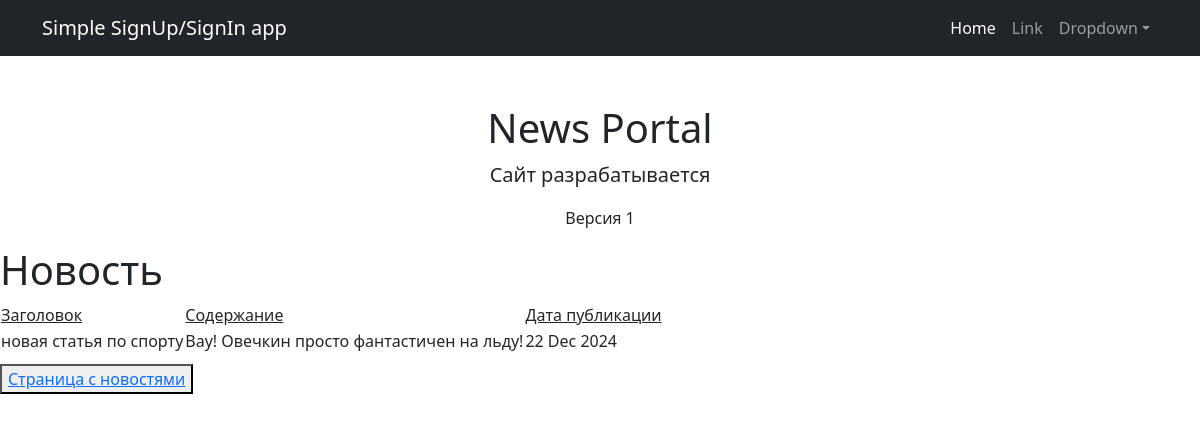
The app's page /news/29/ with its own data.
### simpleapp/models.py (models this page shows, shortened)
class Post(models.Model):
    news = 'NE'
    article = 'AR'
    POST_TYPES = [
        (news, 'Новости'),
        (article, 'Статья')
    ]
    author = models.ForeignKey(Author, on_delete=models.CASCADE, related_name='posts')
    post_type = models.CharField(max_length=2, choices=POST_TYPES, default=news)
    post_time = models.DateTimeField(auto_now_add=True)
    category = models.ManyToManyField(Category, through='PostCategory')
    title = models.CharField(max_length=255)
    text = models.TextField()
    rating = models.IntegerField(default=0)

### simpleapp/views.py (the view)
# urls.py: path('<int:pk>/', NewsDetail.as_view(), name='post_detail'),
class NewsDetail(DetailView):
    model = Post
    template_name = 'post_detail.html'
    context_object_name = 'post'
    def get_object(self, *args, **kwargs):  # переопределяем метод получения объекта, как ни странно
        obj = cache.get(f'news-{self.kwargs["pk"]}',None)  # кэш очень похож на словарь, и метод get действует так же. Он забирает значение по ключу, если его нет, то забирает None.
        if not obj:
            obj = super().get_object(queryset=self.queryset)
            cache.set(f'news-{self.kwargs["pk"]}', obj)
        return obj

### simpleapp/templatetags/censor_filters.py (called while the page is built)
@register.filter()
def censor(value):
    words_to_censor = ['плохое', 'слово', 'блин']
    if not isinstance(value, str):
        raise ValueError("Значение должно быть строкой")
    for word in words_to_censor:
        value = value.replace(word, word[0] + '*' * len(word))
    return mark_safe(value)

### templates/post_detail.html (shortened to what this page needs)
{% extends 'default.html'%}
{% load custom_filters %}
{% load censor_filters %}
{% block content %}
    <h1>Новость</h1>
{% if post %}
    <table>
        <tr>
            <td><u>Заголовок</u></td>
            <td><u>Содержание</u></td>
            <td><u>Дата публикации</u></td>
        </tr>
        <tr>
            <td>{{ post.title }}</td>
            <td>{{ post.text|censor }}</td>
            <td>{{ post.post_time|date:'d M Y' }}</td>
            {% endif %}
        </tr>
    </table>
<button style="margin-top: 10px"> <a href="/news/"> Страница с новостями</a> </button>
{% endblock content%}

### records on screen
Post: title "новая статья по спорту", text|censor "Вау! Овечкин просто фантастичен на льду!", post_time "22 Dec 2024"
